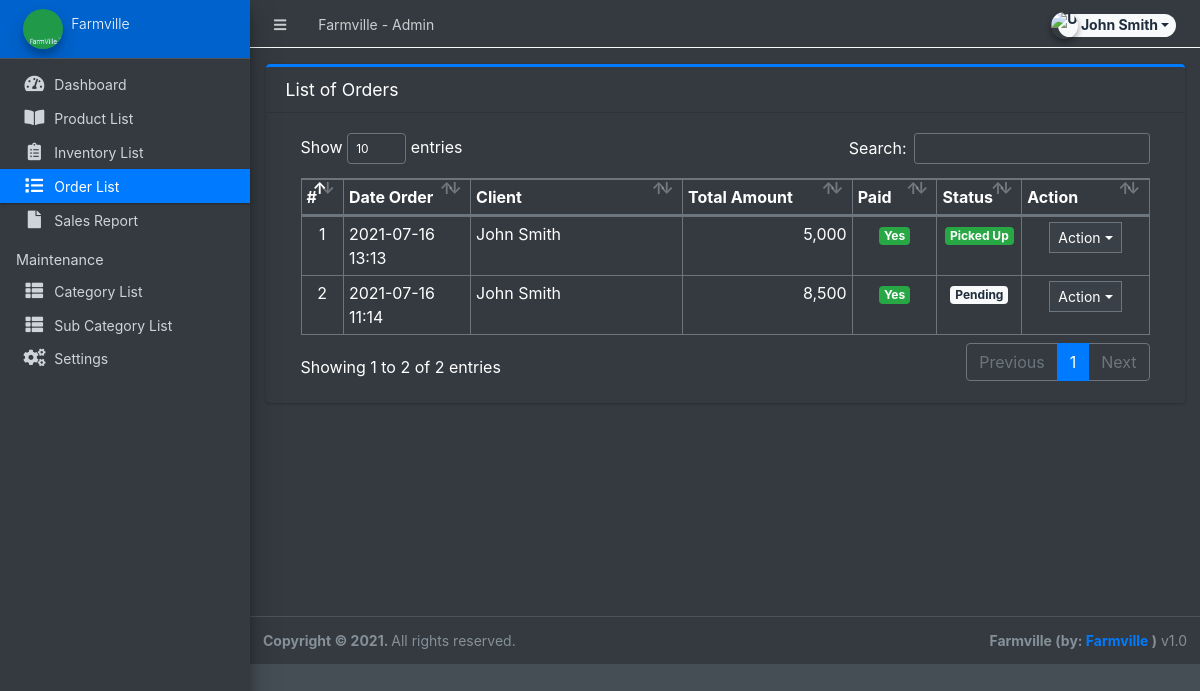
Page /admin/?page=orders (signed in) on the committed database.
### tables this page shows
CREATE TABLE `orders` (
  `id` int(30) NOT NULL,
  `client_id` int(30) NOT NULL,
  `delivery_address` text NOT NULL,
  `payment_method` varchar(100) NOT NULL,
  `order_type` tinyint(1) NOT NULL COMMENT '1= pickup,2= deliver',
  `amount` double NOT NULL,
  `status` tinyint(2) NOT NULL DEFAULT 0,
  `paid` tinyint(1) NOT NULL DEFAULT 0,
  `date_created` datetime NOT NULL DEFAULT current_timestamp(),
  `date_updated` datetime DEFAULT NULL ON UPDATE current_timestamp()
);

### config.php (called while the page is built, shortened)
<?php
require_once('classes/DBConnection.php');
require_once('classes/SystemSettings.php');
function validate_image($file){
	if(!empty($file)){
		if(is_file(base_app.$file)){
			return base_url.$file;
		}else{
			return base_url.'dist/img/no-image-available.png';
		}
	}else{
		return base_url.'dist/img/no-image-available.png';
	}
}
function isMobileDevice(){
    $aMobileUA = array(
        '/iphone/i' => 'iPhone',
        '/ipod/i' => 'iPod',
        '/ipad/i' => 'iPad',
        '/android/i' => 'Android',
        '/blackberry/i' => 'BlackBerry',
        '/webos/i' => 'Mobile'
    );
    return false;
}
?>

### classes/DBConnection.php (called while the page is built, shortened)
<?php
class DBConnection{
    private $host = DB_SERVER;
    private $username = DB_USERNAME;
    private $password = DB_PASSWORD;
    private $database = DB_NAME;
    public $conn;
    public function __construct(){
        if (!isset($this->conn)) {
            $this->conn = new mysqli($this->host, $this->username, $this->password, $this->database);
        }
    }
}
?>

### admin/orders/index.php (the view, shortened to what this page needs)
<div class="card card-outline card-primary">
	<div class="card-header">
		<h3 class="card-title">List of Orders</h3>
	</div>
	<div class="card-body">
		<div class="container-fluid">
        <div class="container-fluid">
			<table class="table table-bordered table-stripped">
				<colgroup>
					<col width="5%">
					<col width="15%">
					<col width="25%">
					<col width="20%">
					<col width="10%">
					<col width="10%">
					<col width="15%">
				</colgroup>
				<thead>
					<tr>
						<th>#</th>
						<th>Date Order</th>
						<th>Client</th>
						<th>Total Amount</th>
						<th>Paid</th>
						<th>Status</th>
						<th>Action</th>
					</tr>
				</thead>
				<tbody>
					<?php
					$i = 1;
						$qry = $conn->query("SELECT o.*,concat(c.firstname,' ',c.lastname) as client from `orders` o inner join clients c on c.id = o.client_id order by unix_timestamp(o.date_created) desc ");
						while($row = $qry->fetch_assoc()):
					?>
						<tr>
							<td class="text-center"><?php echo $i++; ?></td>
							<td><?php echo date("Y-m-d H:i",strtotime($row['date_created'])) ?></td>
							<td><?php echo $row['client'] ?></td>
							<td class="text-right"><?php echo number_format($row['amount']) ?></td>
							<td class="text-center">
                                <?php if($row['paid'] == 0): ?>
                                    <span class="badge badge-light">No</span>
                                <?php else: ?>
                                    <span class="badge badge-success">Yes</span>
                                <?php endif; ?>
                            </td>
							<td class="text-center">
                                <?php if($row['status'] == 0): ?>
                                    <span class="badge badge-light">Pending</span>
                                <?php elseif($row['status'] == 1): ?>
                                    <span class="badge badge-primary">Packed</span>
								<?php elseif($row['status'] == 2): ?>
                                    <span class="badge badge-warning">Out for Delivery</span>
								<?php elseif($row['status'] == 3): ?>
                                    <span class="badge badge-success">Delivered</span>
								<?php elseif($row['status'] == 5): ?>
                                    <span class="badge badge-success">Picked Up</span>
                                <?php else: ?>
                                    <span class="badge badge-danger">Cancelled</span>
                                <?php endif; ?>
                            </td>
							<td align="center">
								 <button type="button" class="btn btn-flat btn-default btn-sm dropdown-toggle dropdown-icon" data-toggle="dropdown">
				                  		Action
				                  </button>
							</td>
						</tr>
					<?php endwhile; ?>
				</tbody>
			</table>
		</div>
		</div>
	</div>
</div>

### admin/inc/header.php (shortened to what this page needs)
<head>
    <link rel="stylesheet" href="<?php echo base_url ?>plugins/fontawesome-free/css/all.min.css">
    <link rel="stylesheet" href="<?php echo base_url ?>plugins/tempusdominus-bootstrap-4/css/tempusdominus-bootstrap-4.min.css">
  <link rel="stylesheet" href="<?php echo base_url ?>plugins/datatables-bs4/css/dataTables.bootstrap4.min.css">
  <link rel="stylesheet" href="<?php echo base_url ?>plugins/datatables-responsive/css/responsive.bootstrap4.min.css">
  <link rel="stylesheet" href="<?php echo base_url ?>plugins/datatables-buttons/css/buttons.bootstrap4.min.css">
  <link rel="stylesheet" href="<?php echo base_url ?>plugins/select2/css/select2.min.css">
  <link rel="stylesheet" href="<?php echo base_url ?>plugins/select2-bootstrap4-theme/select2-bootstrap4.min.css">
    <link rel="stylesheet" href="<?php echo base_url ?>plugins/icheck-bootstrap/icheck-bootstrap.min.css">
    <link rel="stylesheet" href="<?php echo base_url ?>plugins/jqvmap/jqvmap.min.css">
    <link rel="stylesheet" href="<?php echo base_url ?>dist/css/adminlte.css">
    <link rel="stylesheet" href="<?php echo base_url ?>dist/css/custom.css">
    <link rel="stylesheet" href="<?php echo base_url ?>plugins/overlayScrollbars/css/OverlayScrollbars.min.css">
    <link rel="stylesheet" href="<?php echo base_url ?>plugins/daterangepicker/daterangepicker.css">
    <link rel="stylesheet" href="<?php echo base_url ?>plugins/summernote/summernote-bs4.min.css">
  <link rel="stylesheet" href="<?php echo base_url ?>plugins/sweetalert2-theme-bootstrap-4/bootstrap-4.min.css">
  </head>

### admin/inc/topBarNav.php (shortened to what this page needs)
<nav class="main-header navbar navbar-expand navbar-dark border border-light border-top-0  border-left-0 border-right-0 navbar-light text-sm">
  <ul class="navbar-nav">
    <li class="nav-item">
    <a class="nav-link" data-widget="pushmenu" href="#" role="button"><i class="fas fa-bars"></i></a>
    </li>
    <li class="nav-item d-none d-sm-inline-block">
      <a href="<?php echo base_url ?>" class="nav-link"><?php echo (!isMobileDevice()) ? $_settings->info('name'):$_settings->info('short_name'); ?> - Admin</a>
    </li>
  </ul>
  <ul class="navbar-nav ml-auto">
    <li class="nav-item">
      <div class="btn-group nav-link">
            <button type="button" class="btn btn-rounded badge badge-light dropdown-toggle dropdown-icon" data-toggle="dropdown">
              <span><img src="<?php echo validate_image($_settings->userdata('avatar')) ?>" class="img-circle elevation-2 user-img" alt="User Image"></span>
              <span class="ml-3"><?php echo ucwords($_settings->userdata('firstname').' '.$_settings->userdata('lastname')) ?></span>
            </button>
        </div>
    </li>
  </ul>
</nav>

### admin/inc/navigation.php (shortened to what this page needs)
<aside class="main-sidebar sidebar-dark-primary elevation-4 sidebar-no-expand">
  <a href="<?php echo base_url ?>admin" class="brand-link bg-primary text-sm">
  <img src="<?php echo validate_image($_settings->info('logo'))?>" alt="Store Logo" class="brand-image img-circle elevation-3" style="opacity: .8;width: 2.5rem;height: 2.5rem;max-height: unset">
  <span class="brand-text font-weight-light"><?php echo $_settings->info('short_name') ?></span>
  </a>
  <div class="sidebar os-host os-theme-light os-host-overflow os-host-overflow-y os-host-resize-disabled os-host-transition os-host-scrollbar-horizontal-hidden">
    <div class="os-content-glue" style="margin: 0px -8px; width: 249px; height: 646px;"></div>
    <div class="os-padding">
      <div class="os-viewport os-viewport-native-scrollbars-invisible" style="overflow-y: scroll;">
        <div class="os-content" style="padding: 0px 8px; height: 100%; width: 100%;">
          <nav class="mt-4">
             <ul class="nav nav-pills nav-sidebar flex-column text-sm nav-compact nav-flat nav-child-indent nav-collapse-hide-child" data-widget="treeview" role="menu" data-accordion="false">
              <li class="nav-item dropdown">
                <a href="./" class="nav-link nav-home">
                  <i class="nav-icon fas fa-tachometer-alt"></i>
                  <p>
                    Dashboard
                  </p>
                </a>
              </li>
              <li class="nav-item dropdown">
                <a href="<?php echo base_url ?>admin/?page=product" class="nav-link nav-product">
                  <i class="nav-icon fas fa-book-open"></i>
                  <p>
                    Product List
                  </p>
                </a>
              </li>
              <li class="nav-item dropdown">
                <a href="<?php echo base_url ?>admin/?page=inventory" class="nav-link nav-inventory">
                  <i class="nav-icon fas fa-clipboard-list"></i>
                  <p>
                    Inventory List
                  </p>
                </a>
              </li>
              <li class="nav-item dropdown">
                <a href="<?php echo base_url ?>admin/?page=orders" class="nav-link nav-orders">
                  <i class="nav-icon fas fa-list"></i>
                  <p>
                    Order List
                  </p>
                </a>
              </li>
              <li class="nav-item dropdown">
                <a href="<?php echo base_url ?>admin/?page=sales" class="nav-link nav-sales">
                  <i class="nav-icon fas fa-file"></i>
                  <p>
                    Sales Report
                  </p>
                </a>
              </li>
              <li class="nav-header">Maintenance</li>
              <li class="nav-item dropdown">
                <a href="<?php echo base_url ?>admin/?page=maintenance/category" class="nav-link nav-maintenance/category">
                  <i class="nav-icon fas fa-th-list"></i>
                  <p>
                    Category List
                  </p>
                </a>
              </li>
              <li class="nav-item dropdown">
                <a href="<?php echo base_url ?>admin/?page=maintenance/sub_category" class="nav-link nav-maintenance/sub_category">
                  <i class="nav-icon fas fa-th-list"></i>
                  <p>
                    Sub Category List
                  </p>
                </a>
              </li>
              <li class="nav-item dropdown">
                <a href="<?php echo base_url ?>admin/?page=system_info" class="nav-link nav-system_info">
                  <i class="nav-icon fas fa-cogs"></i>
                  <p>
                    Settings
                  </p>
                </a>
              </li>
            </ul>
          </nav>
        </div>
      </div>
    </div>
  </div>
</aside>

### admin/inc/footer.php (shortened to what this page needs)
<footer class="main-footer text-sm">
        <strong>Copyright © <?php echo date('Y') ?>.
        </strong>
        All rights reserved.
        <div class="float-right d-none d-sm-inline-block">
          <b><?php echo $_settings->info('short_name') ?> (by: <a href="mailto:farmville@gmail.com" target="blank">Farmville</a> )</b> v1.0
        </div>
      </footer>
    </div>

### admin/inc/topBarNav.php (style rules this page uses)
.user-img { position: absolute; height: 27px; width: 27px; object-fit: cover; left: -7%; top: -12%; }
.btn-rounded { border-radius: 50px; }

### rows in the picture
orders: date_created "2021-07-16 13:13", client "John Smith", amount "5,000", paid "Yes", status "Picked Up"
orders: date_created "2021-07-16 11:14", client "John Smith", amount "8,500", paid "Yes", status "Pending"

### other values in the picture
$_settings->info('name') "Farmville"
$_settings->userdata('firstname').' '.$_settings->userdata('lastname') "John Smith"
$_settings->info('short_name') "Farmville"
